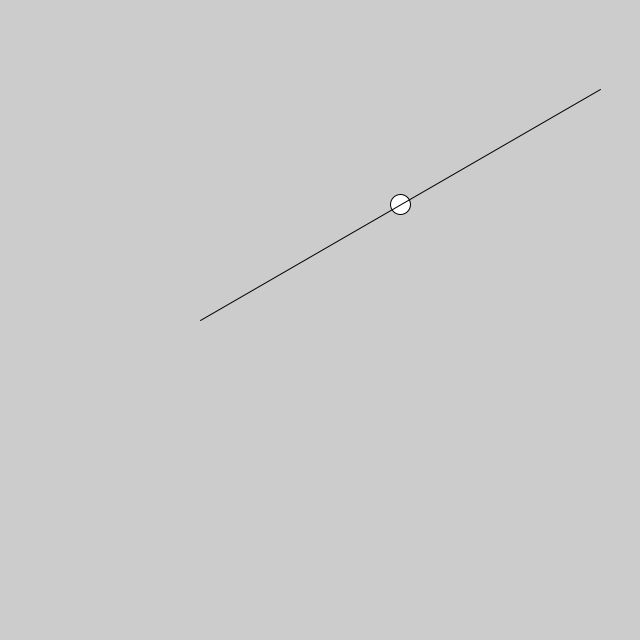
Frame 1 (no input)
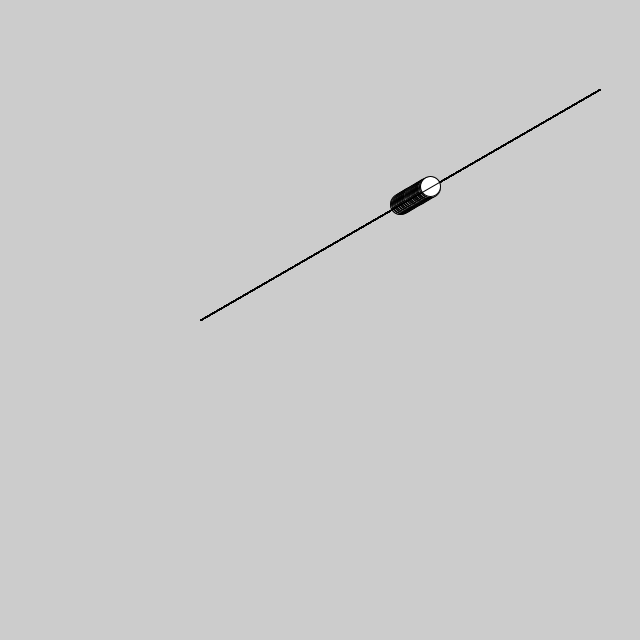
Frame 60 (the mouse pressed at the canvas centre just before this capture)
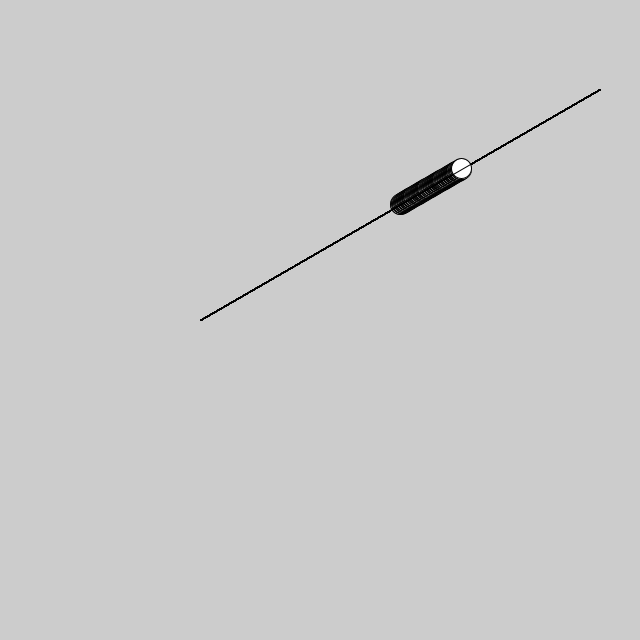
Frame 120 (the mouse held since frame 60 and released just before this capture)

The Processing sketch that drew these frames (run headless with seeded random() and noise(); from frame 60 on, the mouse is pressed at the canvas centre):

// Processing sketch: NoC_3_FrictionOnSlope
// ── NoC_3_FrictionOnSlope.pde
float g = 1;
float mass = 20;
float nF;
float slopeAngle = radians(30);
float coeffF = 3.0;
float acc;
PVector pos;


void setup() {
   size(640, 640);
   pos = new PVector(400, height/2 -  tan(slopeAngle) * 200);
}



void draw() {
  ellipse(pos.x, pos.y, mass, mass);
  line(200, height/2, 600, height/2 -  tan(slopeAngle) * 400);
  //normal force is the component of the force due to gravity perp to the slope, this is proportionate to friction.
  nF = g * mass * cos(slopeAngle);
  
  acc = g / sin(slopeAngle) -  coeffF * nF / mass;
  pos.add(new PVector(acc * -cos(slopeAngle), acc * sin(slopeAngle)));
  
  
  
}
